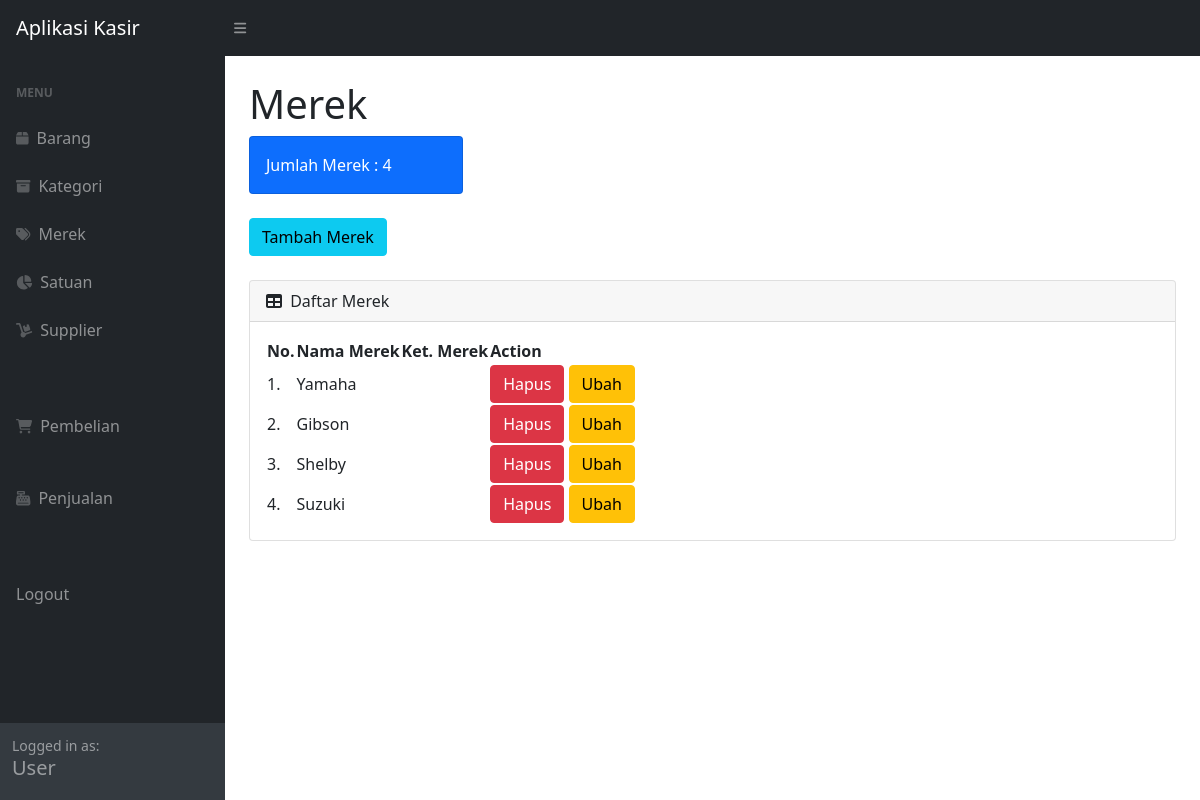
The page /user_merek.php (signed in) on the database its author committed.
### tables this page shows
CREATE TABLE `master_merek` (
  `id_merek` int(3) UNSIGNED ZEROFILL NOT NULL,
  `nama_merek` varchar(25) NOT NULL,
  `ket_merek` tinytext DEFAULT NULL
);

### user_merek.php (the view, shortened to what this page needs)
<?php
require "function.php";
?>
<!DOCTYPE html>
<html lang="en">
<head>
    <link href="https://cdn.jsdelivr.net/npm/simple-datatables@latest/dist/style.css" rel="stylesheet" />
    <link href="css/styles.css" rel="stylesheet" />
</head>
<body class="sb-nav-fixed">
    <nav class="sb-topnav navbar navbar-expand navbar-dark bg-dark">
        <a class="navbar-brand ps-3" href="index.php">
            <img src="">Aplikasi Kasir
        </a>
        <button class="btn btn-link btn-sm order-1 order-lg-0 me-4 me-lg-0" id="sidebarToggle" href="#!"><i class="fas fa-bars"></i></button>
    </nav>
    <div id="layoutSidenav">
        <div id="layoutSidenav_nav">
            <nav class="sb-sidenav accordion sb-sidenav-dark" id="sidenavAccordion">
                <div class="sb-sidenav-menu">
                    <div class="nav">
                        <div class="sb-sidenav-menu-heading">Menu</div>
                        <a class="nav-link" href="user.php">
                            <div class="sb-nav-link-icon"><i class="fas fa-box"></i></div>
                            Barang
                        </a>
                        <a class="nav-link" href="user_kategori.php">
                            <div class="sb-nav-link-icon"><i class="fas fa-archive"></i></div>
                            Kategori
                        </a>
                        <a class="nav-link" href="user_merek.php">
                            <div class="sb-nav-link-icon"><i class="fas fa-tags"></i></div>
                            Merek
                        </a>
                        <a class="nav-link" href="user_satuan.php">
                            <div class="sb-nav-link-icon"><i class="fas fa-chart-pie"></i></div>
                            Satuan
                        </a>
                        <a class="nav-link" href="user_supplier.php">
                            <div class="sb-nav-link-icon"><i class="fas fa-dolly"></i></div>
                            Supplier
                        </a>
                        <br><br>
                        <a class="nav-link" href="user_pembelian.php">
                            <div class="sb-nav-link-icon"><i class="fas fa-shopping-cart"></i></div>
                            Pembelian
                        </a>
                        <br>
                        <a class="nav-link" href="user_penjualan.php">
                            <div class="sb-nav-link-icon"><i class="fas fa-cash-register"></i></div>
                            Penjualan
                        </a>
                        <br><br>
                        <a class="nav-link" href="logout.php">
                            Logout
                        </a>
                    </div>
                </div>
                <div class="sb-sidenav-footer">
                    <div class="small">Logged in as:</div>
                    <h5>User</h5>
                </div>
            </nav>
        </div>
        <div id="layoutSidenav_content">
            <main>
                <div class="container-fluid px-4">
                    <h1 class="mt-4">Merek</h1>
                    <div class="row">
                        <div class="col-xl-3 col-md-6">
                            <div class="card bg-primary text-white mb-4">
                                <?php
                                $jumlah_mrk = mysqli_query($conn, "SELECT * FROM master_merek");
                                $data = mysqli_num_rows($jumlah_mrk);
                                ?>
                                <div class="card-body">Jumlah Merek : <?= $data; ?></div>
                            </div>
                        </div>
                    </div>
                    <button type="button" class="btn btn-info mb-4" data-bs-toggle="modal" data-bs-target="#merekModal">
                        Tambah Merek
                    </button>
                    <div class="card mb-4">
                        <div class="card-header">
                            <i class="fas fa-table me-1"></i>
                            Daftar Merek
                        </div>
                        <div class="card-body">
                            <table id="datatablesSimple">
                                <thead>
                                    <tr>
                                        <th>No.</th>
                                        <th>Nama Merek</th>
                                        <th>Ket. Merek</th>
                                        <th>Action</th>
                                    </tr>
                                </thead>
                                <tbody>
                                    <?php
                                    $ambil = mysqli_query($conn, "SELECT * FROM master_merek");
                                    $i = 1;
                                    while ($data = mysqli_fetch_array($ambil)) :
                                        $id = $data["id_merek"];
                                        $nama_merek = $data["nama_merek"];
                                        $ket_merek = $data["ket_merek"];
                                    ?>
                                        <tr>
                                            <td><?= $i++; ?>.</td>
                                            <td><?= $nama_merek; ?></td>
                                            <td><?= $ket_merek; ?></td>
                                            <td>
                                                <button type="button" class="btn btn-danger" data-bs-toggle="modal" data-bs-target="#delete<?= $id; ?>">
                                                    Hapus
                                                </button>
                                                <button type="button" class="btn btn-warning" data-bs-toggle="modal" data-bs-target="#ubah<?= $id; ?>">
                                                    Ubah
                                                </button>
                                            </td>
                                        </tr>
                                    <?php endwhile; ?>
                                </tbody>
                            </table>
                        </div>
                    </div>
                </div>
            </main>
        </div>
    </div>
</body>
</html>

### rows shown on the page
master_merek: nama_merek "Yamaha"
master_merek: nama_merek "Gibson"
master_merek: nama_merek "Shelby"
master_merek: nama_merek "Suzuki"

### other values the page prints
$data "4"
